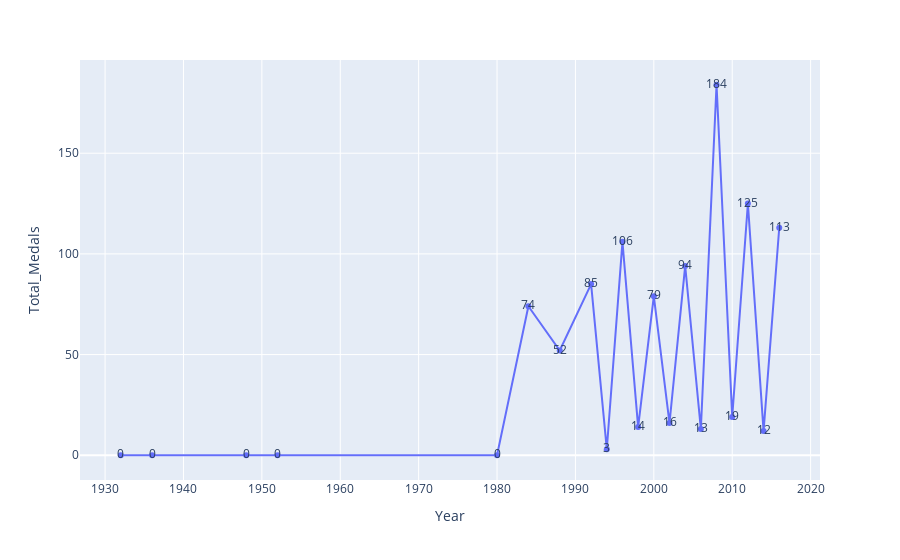

This figure's notebook cell:
### Markdown cell above
Now it's time for mi 3rd hypothesis, let's see if Chine had a better performance through the years

### Code cell
China_Performance = pd.read_sql(
    ''' 
    SELECT Year, 
        sum(CASE WHEN Medal = 'Bronze' THEN 1 ELSE 0 END) AS Bronze,
        sum(CASE WHEN Medal = 'Silver' THEN 1 ELSE 0 END) AS Silver,
        sum(CASE WHEN Medal = 'Gold' THEN 1 ELSE 0 END) AS Gold,
        sum(CASE WHEN Medal IN ('Bronze', 'Silver', 'Gold') THEN 1 ELSE 0 END) AS Total_Medals
    FROM athlete
    WHERE NOC = 'CHN'
    group by Year
    ORDER BY Year DESC
    ''', con= engine
)

plt.plot(China_Performance.Year, China_Performance.Bronze, color = "brown", label = "Bronze")
plt.plot(China_Performance.Year, China_Performance.Silver, color = "silver", label = "Silver")
plt.plot(China_Performance.Year, China_Performance.Gold, color = "yellow", label = "Gold")

plt.xlabel("Year")
plt.ylabel("Medals")
plt.legend()

plt.figure(figsize=(10, 15))
fig = px.line(China_Performance, x = 'Year', y= 'Total_Medals', text='Total_Medals')
fig.show()

### Figure 1 — Plotly figure (JSON) as saved in the notebook; plotly's stock layout.template omitted (floating-point values rounded to 4 significant figures)
{"data": [{"hovertemplate": "Year=%{x}<br>Total_Medals=%{text}<extra></extra>", "legendgroup": "", "line": {"color": "#636efa", "dash": "solid"}, "marker": {"symbol": "circle"}, "mode": "lines+markers+text", "name": "", "orientation": "v", "showlegend": false, "text": [113, 12, 125, 19, 184, 13, 94, 16, 79, 14, 106, 3, 85, 52, 74, 0, 0, 0, 0, 0], "type": "scatter", "x": [2016, 2014, 2012, 2010, 2008, 2006, 2004, 2002, 2000, 1998, 1996, 1994, 1992, 1988, 1984, 1980, 1952, 1948, 1936, 1932], "xaxis": "x", "y": [113, 12, 125, 19, 184, 13, 94, 16, 79, 14, 106, 3, 85, 52, 74, 0, 0, 0, 0, 0], "yaxis": "y"}], "layout": {"legend": {"tracegroupgap": 0}, "margin": {"t": 60}, "xaxis": {"anchor": "y", "domain": [0, 1], "title": {"text": "Year"}}, "yaxis": {"anchor": "x", "domain": [0, 1], "title": {"text": "Total_Medals"}}}}
